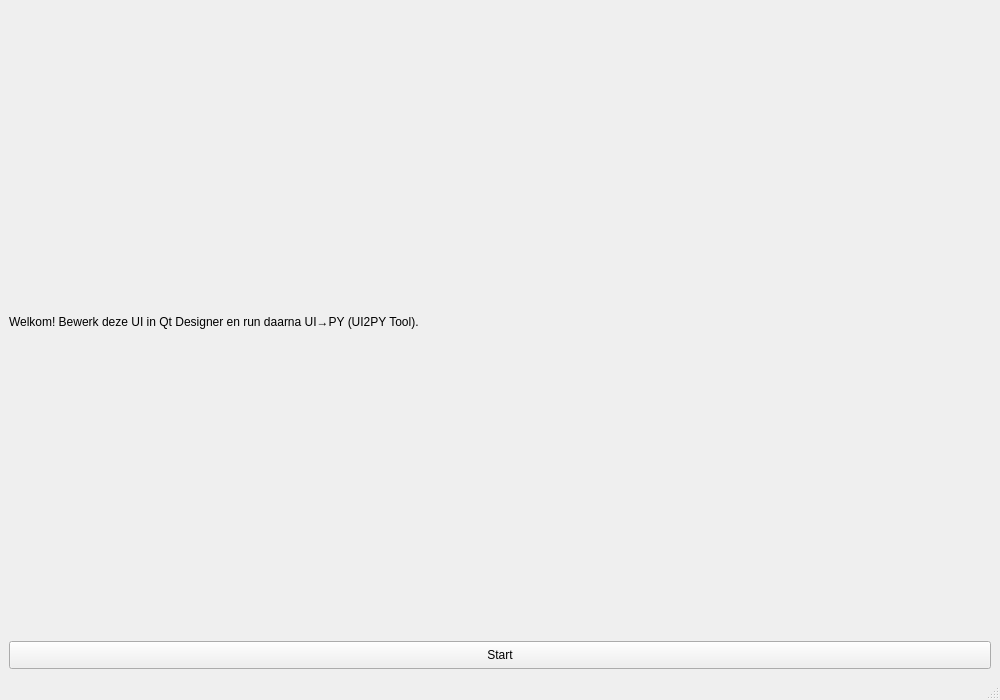
<?xml version="1.0" encoding="UTF-8"?>
<ui version="4.0">
 <class>MainWindow</class>
 <widget class="QMainWindow" name="MainWindow">
  <property name="windowTitle"><string>Nieuwe PyQt App</string></property>
  <property name="geometry"><rect><x>0</x><y>0</y><width>1000</width><height>700</height></rect></property>
  <widget class="QWidget" name="centralwidget">
   <property name="styleSheet">
    <string notr="true">
QGroupBox {
  font-weight: bold;
  border: 1px solid #444;
  border-radius: 6px;
  margin-top: 10px;
}
QGroupBox::title { left: 10px; padding: 0 4px; }
QPushButton { padding: 6px 10px; }
QLineEdit, QTextEdit { padding: 4px; }
    </string>
   </property>
   <layout class="QVBoxLayout" name="verticalLayout">
    <item>
     <widget class="QLabel" name="lblIntro">
      <property name="text"><string>Welkom! Bewerk deze UI in Qt Designer en run daarna UI→PY (UI2PY Tool).</string></property>
     </widget>
    </item>
    <item>
     <widget class="QPushButton" name="btnStart">
      <property name="text"><string>Start</string></property>
     </widget>
    </item>
   </layout>
  </widget>
  <widget class="QMenuBar" name="menubar"/>
  <widget class="QStatusBar" name="statusbar"/>
 </widget>
 <resources/><connections/>
</ui>
